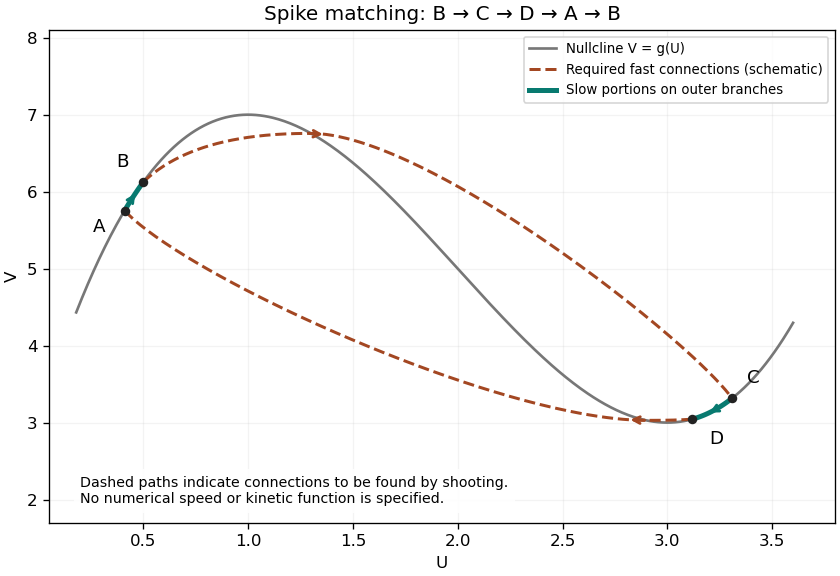

Write Python code to recreate this figure.
"""Qualitative matching diagram, not a computed solution of specified kinetics."""
from pathlib import Path
import numpy as np
import matplotlib
matplotlib.use('Agg')
import matplotlib.pyplot as plt

def g(u):
    return (u-2)**3-3*(u-2)+5

def bezier(points):
    p = np.asarray(points);t = np.linspace(0, 1, 120)[:, None]
    return (1-t)**3*p[0]+3*(1-t)**2*t*p[1]+3*(1-t)*t*t*p[2]+t**3*p[3]

def arrow(ax, xy, color):
    j=len(xy)//2
    ax.annotate('', xy=xy[j+5], xytext=xy[j-5], arrowprops=dict(arrowstyle='->', color=color, lw=1.7))

def main():
    u=np.linspace(.18, 3.6, 500)
    ub=.5;uc=2+(1.5+np.sqrt(1.25))/2;ud=3.12
    roots=np.roots([1,0,-2,7-(ud+g(ud))]);ua=2+min(roots.real)
    b=np.array([ub,g(ub)]);c=np.array([uc,g(uc)]);d=np.array([ud,g(ud)]);a=np.array([ua,g(ua)])
    fig, ax=plt.subplots(figsize=(7.0, 4.8), layout='constrained')
    ax.plot(u,g(u),color='#777',lw=1.6,label='Nullcline V = g(U)')
    peak=np.array([1.3,g(1.3)]);trough=np.array([2.9,g(2.9)])
    paths=[np.vstack([bezier([b,[.72,6.7],[1.08,g(1.3)],peak]),bezier([peak,[1.85,g(1.3)],[3.1,4.1],c])]),np.vstack([bezier([d,[3.05,3.031],[2.98,g(2.9)],trough]),bezier([trough,[2.2,g(2.9)],[.7,4.9],a])])]
    for j,xy in enumerate(paths):
        ax.plot(xy[:,0],xy[:,1],'--',color='#a34722',lw=1.8,label='Required fast connections (schematic)'if j==0 else None)
        arrow(ax,xy,'#a34722')
    for j,(left,right)in enumerate([(uc,ud),(ua,ub)]):
        vals=np.linspace(left,right,80);xy=np.c_[vals,g(vals)]
        ax.plot(xy[:,0],xy[:,1],color='#087a70',lw=3,label='Slow portions on outer branches'if j==0 else None)
        arrow(ax,xy,'#087a70')
    offsets={'A':(-19,-13),'B':(-16,9),'C':(9,9),'D':(10,-15)}
    for name,point in zip('ABCD',[a,b,c,d]):
        ax.scatter(*point,color='#222',s=22,zorder=5);ax.annotate(name,point,xytext=offsets[name],textcoords='offset points',fontsize=11)
    ax.set(xlim=(.05,3.8),ylim=(1.7,8.1),xlabel='U',ylabel='V',title='Spike matching: B → C → D → A → B')
    ax.text(.04,.04,'Dashed paths indicate connections to be found by shooting.\nNo numerical speed or kinetic function is specified.',transform=ax.transAxes,fontsize=8.5,bbox=dict(facecolor='white',edgecolor='none',alpha=.9))
    ax.grid(alpha=.15);ax.legend(loc='upper right',fontsize=8)
    fig.savefig(Path.cwd()/(Path(__file__).stem+'.png'),dpi=120,facecolor='white');plt.close(fig)

if __name__=='__main__':
    main()
